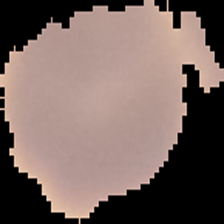
#> input picture tensorflow js/images_for_assets_folder/Uninfected/132.png, 224 x 224 px, found by its file name
$ python upload.py   (older library calls are emulated)
#> lines starting #> are read from the running program, lines starting #| are printed output that depends on the picture
# [49 lines of commented-out code are left out]
import os
import numpy as np
import cv2
import matplotlib.pyplot as plt
img = cv2.imread('C:/Users/user/Desktop/tensorflow js/images_for_assets_folder/Parasite/132.png')
#> img is the input picture: shape (224, 224, 3); mean B, G, R 95.3, 100.7, 119.2
# [43 lines of commented-out code are left out]
from PIL import Image
# output_path = 'C:/Users/user/Desktop/tensorflow js/sobel images/parasite_sobel/output2.png'

# # cv2.imwrite(output_path, sobelx)
# plt.subplot(2, 2, 1), plt.imshow(sobelx, cmap='gray')
collection = "C:/Users/user/Desktop/tensorflow js/images_for_assets_folder/Uninfected"
for i, file in enumerate(os.listdir(collection)):
    output_path = 'C:/Users/user/Desktop/tensorflow js/sobel images/Uninfected_sobel/' +  str(i) + ".png"
    input = cv2.imread(collection + '/'+file)
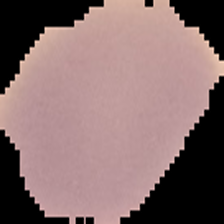
#> input picture tensorflow js/images_for_assets_folder/Uninfected/1.png, 224 x 224 px, found by its file name
#> input is the input picture: shape (224, 224, 3); mean B, G, R 107.6, 108.1, 133.3
    img_blur = cv2.GaussianBlur(input, (3,3),0)
    sobelx = cv2.Sobel(src=img_blur, ddepth = cv2.CV_64F, dx = 1, dy = 0, ksize = 5)
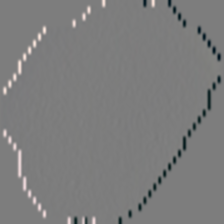
#> sobelx: shape (224, 224, 3) float64; mean B, G, R -7.8, -8, -9.9; drawn with min black and max white
    cv2.imwrite(output_path, sobelx)
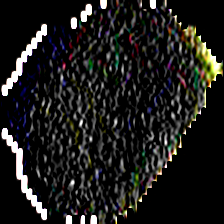
#> saved as 0.png: shape (224, 224, 3); mean B, G, R 27, 28.6, 29.2
#> pass 2 of the loop `for i, file in enumerate(os.listdir(collection)):`:
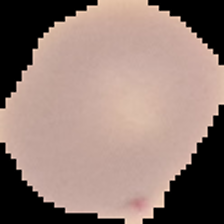
#> input picture tensorflow js/images_for_assets_folder/Uninfected/101.png, 224 x 224 px, found by its file name
#> input is the input picture: shape (224, 224, 3); mean B, G, R 116.2, 124.1, 146.2
#> `sobelx = cv2.Sobel(src=img_blur, ddepth = cv2.CV_64F, dx = 1, dy = 0, ..`:
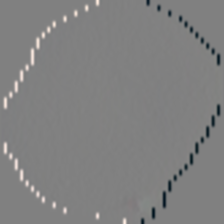
#> sobelx: shape (224, 224, 3) float64; mean B, G, R 2.9, 3, 3.5; drawn with min black and max white
#> `cv2.imwrite(output_path, sobelx)`:
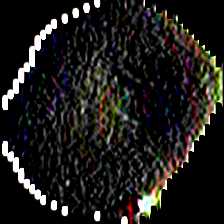
#> saved as 1.png: shape (224, 224, 3); mean B, G, R 26.2, 28.3, 29.9
#> pass 3 of the loop `for i, file in enumerate(os.listdir(collection)):`:
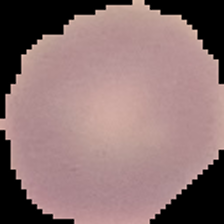
#> input picture tensorflow js/images_for_assets_folder/Uninfected/11.png, 224 x 224 px, found by its file name
#> input is the input picture: shape (224, 224, 3); mean B, G, R 114, 114.3, 141
#> `sobelx = cv2.Sobel(src=img_blur, ddepth = cv2.CV_64F, dx = 1, dy = 0, ..`:
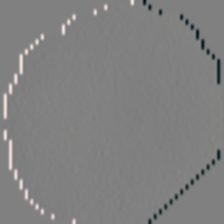
#> sobelx: shape (224, 224, 3) float64; mean B, G, R 21.8, 22.7, 27.3; drawn with min black and max white
#> `cv2.imwrite(output_path, sobelx)`:
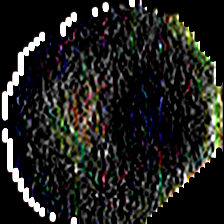
#> saved as 2.png: shape (224, 224, 3); mean B, G, R 29.7, 32.6, 32.2
#> the loop made 4 passes; the first 3 are shown


# plt.show()
